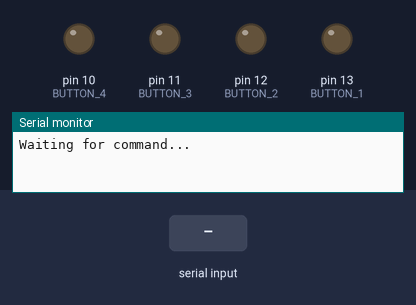
This sketch was run on a simulated Arduino Uno, built with avr-gcc and run on an emulated ATmega328P. On the bench: output pins drawn as LEDs (lit = HIGH), the last lines printed to the serial monitor. The inputs (shaded band) are chosen by the test bench.

Above: at 1.2 s.
1.3 s: "1" received over the second serial link
At 2.5 s:
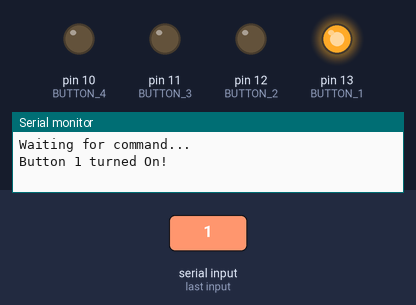
2.8 s: "0" received over the second serial link
At 3.9 s:
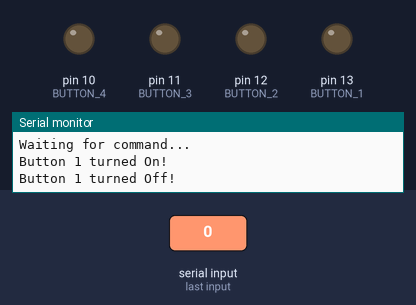
Timing chart, 0 to 5.8 s (numbered marks = the images above; inputs shaded):
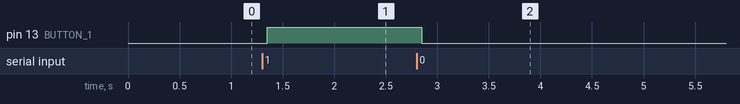

The sketch:

Bluetooth_Generic_ArduinoSH.ino
```cpp
/**
 * File: Bluetooth Generic ArduinoSH
 * Version: 1.0
 * Authors: Ong Yu Xuan & Aw Rui Huan
 *
 * This project works hand in hand with an application we
 * developed in MIT App Inventor, called ArduinoSH. We hope
 * that this code provides useful insights and comments on
 * the fundamentals of building a smart home by enabling
 * connection with an Arduino Uno, an Arduino-compatible
 * bluetooth module as well as a smartphone with
 * our ArduinoSH application downloaded.
 *
 * Links: To be generated.
 */


/**
 * SoftwareSerial allows us to convert most Arduino Uno
 * pins to RX and TX, and is useful for adaptaion purposes.
 */
#include <SoftwareSerial.h>


/**
 * In our Lineup, we utilise Pins 9 for RX,
 * and Pin 8 for TX.
 *
 * To facilitate understanding, "Bluetooth" is used to
 * reference our communications between ArduinoSH and this code.
 */
SoftwareSerial Bluetooth(9, 8); // RX, TX

/**
 * Definition and mapping of buttons & states to numbers to simplify the
 * code's understanding.
 *
 * The table lists our default mapping of pins & values to each buttons and state.
 *
 * ||Uno Pin|| ButtonNo || ArduinoSH State (Value) || Arduino State (Value) ||
 * ||   13  || Button 1 ||     On (49) Off (48)    ||      On (1) Off (0)   ||
 * ||   12  || Button 2 ||     On (51) Off (50)    ||      On (3) Off (2)   ||
 * ||   11  || Button 3 ||     On (53) Off (52)    ||      On (5) Off (4)   ||
 * ||   10  || Button 4 ||     On (55) Off (54)    ||      On (7) Off (6)   ||
 */
#define BUTTON_1 13
#define BUTTON_1_OFF '0'
#define BUTTON_1_ON '1'

#define BUTTON_2 12
#define BUTTON_2_OFF '2'
#define BUTTON_2_ON '3'

#define BUTTON_3 11
#define BUTTON_3_OFF '4'
#define BUTTON_3_ON '5'

#define BUTTON_4 10
#define BUTTON_4_OFF '6'
#define BUTTON_4_ON '7'

/**
 ****************** Code explaination for Void Setup. *********************
 *
 * Bluetooth.begin(Baud Rate) starts the serial communication
 * between the bluetooth module and smartphone.
 * If baud rate 9600 does not work, try out 38400 as there may
 * be different factory settings for the Bluetooth Module.
 *
 * Serial.Begin(9600) is just a method to ensure that the Arduino
 * code written works, and it is not a software fault. To view the text,
 * open the Serial Monitor (Ctrl + Shift + M) & set baud rate to 9600.
 *
 * pinMode declares the pins as output so that lights etc can be toggled.t
 */
void setup() {

  Bluetooth.begin(9600);
  Serial.begin(9600);
  Serial.println("Waiting for command...");
  Bluetooth.println("Send 1 to turn on the LED. Send 0 to turn Off");
  pinMode(BUTTON_1, OUTPUT);
  pinMode(BUTTON_2, OUTPUT);
  pinMode(BUTTON_3, OUTPUT);
  pinMode(BUTTON_4, OUTPUT);

}

/**
 ******************** Code explaination for Void Loop ********************
 *
 * Waits until data sent from our ArduinoSH Application is received
 * by our bluetooth module, and reads the data to determine what is
 * received, and subsequently, runs the actions that needs to be taken.
 *
 * In this case, our actions are turning on and off the pins defined
 * at the top of our code.
 */
void loop() {
  if (Bluetooth.available()){
    int Data = Bluetooth.read();

    //Button 4's configuration
    if ( Data == BUTTON_4_ON ){
      digitalWrite(BUTTON_4 , 1);
      Serial.println("Button 4 turned On!");
    }
    else if ( Data == BUTTON_4_OFF ){
       digitalWrite(BUTTON_4,0);
       Serial.println("Button 4 turned Off!");
    }

    //Button 3's configuration
    else if ( Data == BUTTON_3_ON ){
      digitalWrite(BUTTON_3 , 1);
      Serial.println("Button 3 turned On!");
    }
    else if ( Data == BUTTON_3_OFF ){
       digitalWrite(BUTTON_3,0);
       Serial.println("Button 3 turned Off!");
    }

    //Button 2's configuration
    else if ( Data == BUTTON_2_ON ){
      digitalWrite(BUTTON_2,1);
      Serial.println("Button 2 turned On!");
    }
    else if ( Data == BUTTON_2_OFF ){
       digitalWrite(BUTTON_2,0);
       Serial.println("Button 2 turned Off!");
    }

    //Button 1's configuration
    else if ( Data == BUTTON_1_ON ){
      digitalWrite(BUTTON_1,1);
      Serial.println("Button 1 turned On!");
    }
    else if ( Data == BUTTON_1_OFF ){
       digitalWrite(BUTTON_1,0);
       Serial.println("Button 1 turned Off!");
    }

    //Anything else is ignored.
    else{}
  }

delay(100) ;
}
```

Measured:
- after the input at 1.3 s, pin 13 (BUTTON_1): LOW → HIGH after 0.05 s
- after the input at 2.8 s, pin 13 (BUTTON_1): HIGH → LOW after 0.05 s
